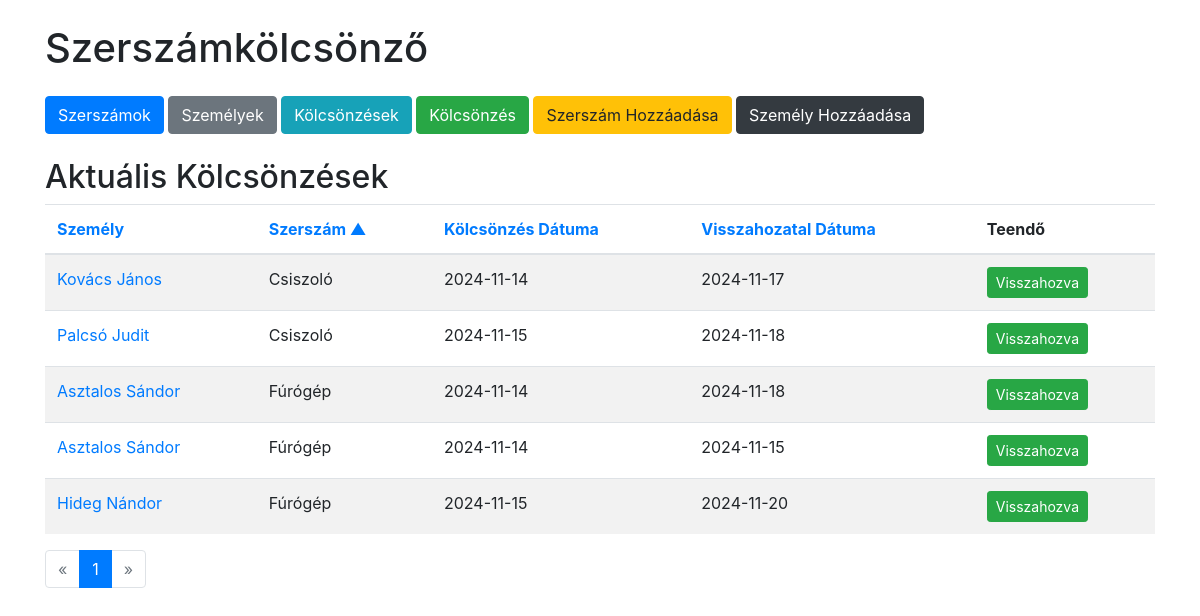
Page /loans?sort=tool_name&order=asc&page=1 on the committed database.
### tables this page shows
CREATE TABLE loans (
            id INTEGER PRIMARY KEY AUTOINCREMENT,
            person_id INTEGER NOT NULL,
            tool_id INTEGER NOT NULL,
            loan_date DATE NOT NULL,
            return_date DATE NOT NULL,
            FOREIGN KEY(person_id) REFERENCES persons(id),
            FOREIGN KEY(tool_id) REFERENCES tools(id)
        );

CREATE TABLE persons (
            id INTEGER PRIMARY KEY AUTOINCREMENT,
            name TEXT NOT NULL,
            address TEXT NOT NULL
        );

CREATE TABLE tools (
            id INTEGER PRIMARY KEY AUTOINCREMENT,
            name TEXT NOT NULL,
            quantity INTEGER NOT NULL
        );

### app.py (the view)
@app.route('/loans')
def loans():
    sort = request.args.get('sort', 'loan_date')
    order = request.args.get('order', 'asc')
    page = int(request.args.get('page', 1))
    per_page = PER_PAGE
    valid_sort_columns = ['person_name', 'tool_name', 'loan_date', 'return_date']
    if sort not in valid_sort_columns:
        sort = 'loan_date'
    if order not in ['asc', 'desc']:
        order = 'asc'
    sort_column_mapping = {
        'person_name': 'persons.name',
        'tool_name': 'tools.name',
        'loan_date': 'loans.loan_date',
        'return_date': 'loans.return_date'
    }
    order_by = f"{sort_column_mapping[sort]} {order.upper()}"
    conn = get_db_connection()
    count_query = '''
        SELECT COUNT(*)
        FROM loans
        JOIN persons ON loans.person_id = persons.id
        JOIN tools ON loans.tool_id = tools.id
    '''
    total = conn.execute(count_query).fetchone()[0]
    total_pages = math.ceil(total / per_page)
    loans_query = f'''
        SELECT loans.id, persons.name AS person_name, tools.name AS tool_name, loans.loan_date, loans.return_date
        FROM loans
        JOIN persons ON loans.person_id = persons.id
        JOIN tools ON loans.tool_id = tools.id
        ORDER BY {order_by}
        LIMIT ? OFFSET ?
    '''
    loans = conn.execute(loans_query, (per_page, (page - 1) * per_page)).fetchall()
    conn.close()
    return render_template('loans.html',
                           loans=loans,
                           current_sort=sort,
                           current_order=order,
                           page=page,
                           total_pages=total_pages)

### app.py (called while the page is built)
def get_db_connection():
    conn = sqlite3.connect(DATABASE)
    conn.row_factory = sqlite3.Row
    return conn

### templates/loans.html (shortened to what this page needs)
{% extends 'base.html' %}
{% block content %}
<h2>Aktuális Kölcsönzések</h2>
<table class="table table-striped">
    <thead>
        <tr>
            <th>
                <a href="{{ url_for('loans', sort='person_name', order='asc' if current_sort != 'person_name' or current_order == 'desc' else 'desc', page=page) }}">
                    Személy
                </a>
            </th>
            <th>
                <a href="{{ url_for('loans', sort='tool_name', order='asc' if current_sort != 'tool_name' or current_order == 'desc' else 'desc', page=page) }}">
                    Szerszám
                    {% if current_sort == 'tool_name' %}
                        {% if current_order == 'asc' %}
                            &#9650;
                        {% else %}
                            &#9660;
                        {% endif %}
                    {% endif %}
                </a>
            </th>
            <th>
                <a href="{{ url_for('loans', sort='loan_date', order='asc' if current_sort != 'loan_date' or current_order == 'desc' else 'desc', page=page) }}">
                    Kölcsönzés Dátuma
                </a>
            </th>
            <th>
                <a href="{{ url_for('loans', sort='return_date', order='asc' if current_sort != 'return_date' or current_order == 'desc' else 'desc', page=page) }}">
                    Visszahozatal Dátuma
                </a>
            </th>
            <th>Teendő</th>
        </tr>
    </thead>
    <tbody>
        {% for loan in loans %}
        <tr>
            <td>
                <a href="#" data-toggle="modal" data-target="#personModal" data-id="{{ loan.id }}" class="person-link">{{ loan.person_name }}</a>
            </td>
            <td>{{ loan.tool_name }}</td>
            <td>{{ loan.loan_date }}</td>
            <td>{{ loan.return_date }}</td>
            <td>
                <form action="{{ url_for('return_tool', loan_id=loan.id) }}" method="post">
                    <button type="submit" class="btn btn-sm btn-success">Visszahozva</button>
                </form>
            </td>
        </tr>
        {% endfor %}
    </tbody>
</table>
<nav aria-label="Page navigation">
  <ul class="pagination">
    <li class="page-item {% if page == 1 %}disabled{% endif %}">
      <a class="page-link" href="{{ url_for('loans', sort=current_sort, order=current_order, page=page-1) }}" aria-label="Previous">
        <span aria-hidden="true">&laquo;</span>
      </a>
    </li>
    {% for p in range(1, total_pages + 1) %}
    <li class="page-item {% if p == page %}active{% endif %}">
      <a class="page-link" href="{{ url_for('loans', sort=current_sort, order=current_order, page=p) }}">{{ p }}</a>
    </li>
    {% endfor %}
    <li class="page-item {% if page == total_pages %}disabled{% endif %}">
      <a class="page-link" href="{{ url_for('loans', sort=current_sort, order=current_order, page=page+1) }}" aria-label="Next">
        <span aria-hidden="true">&raquo;</span>
      </a>
    </li>
  </ul>
</nav>
{% endblock %}

### rows in the picture
loans: person_name "Kovács János", tool_name "Csiszoló", loan_date "2024-11-14", return_date "2024-11-17"
loans: person_name "Palcsó Judit", tool_name "Csiszoló", loan_date "2024-11-15", return_date "2024-11-18"
loans: person_name "Asztalos Sándor", tool_name "Fúrógép", loan_date "2024-11-14", return_date "2024-11-18"
loans: person_name "Asztalos Sándor", tool_name "Fúrógép", loan_date "2024-11-14", return_date "2024-11-15"
loans: person_name "Hideg Nándor", tool_name "Fúrógép", loan_date "2024-11-15", return_date "2024-11-20"

### other values in the picture
{{ p }} "1"
